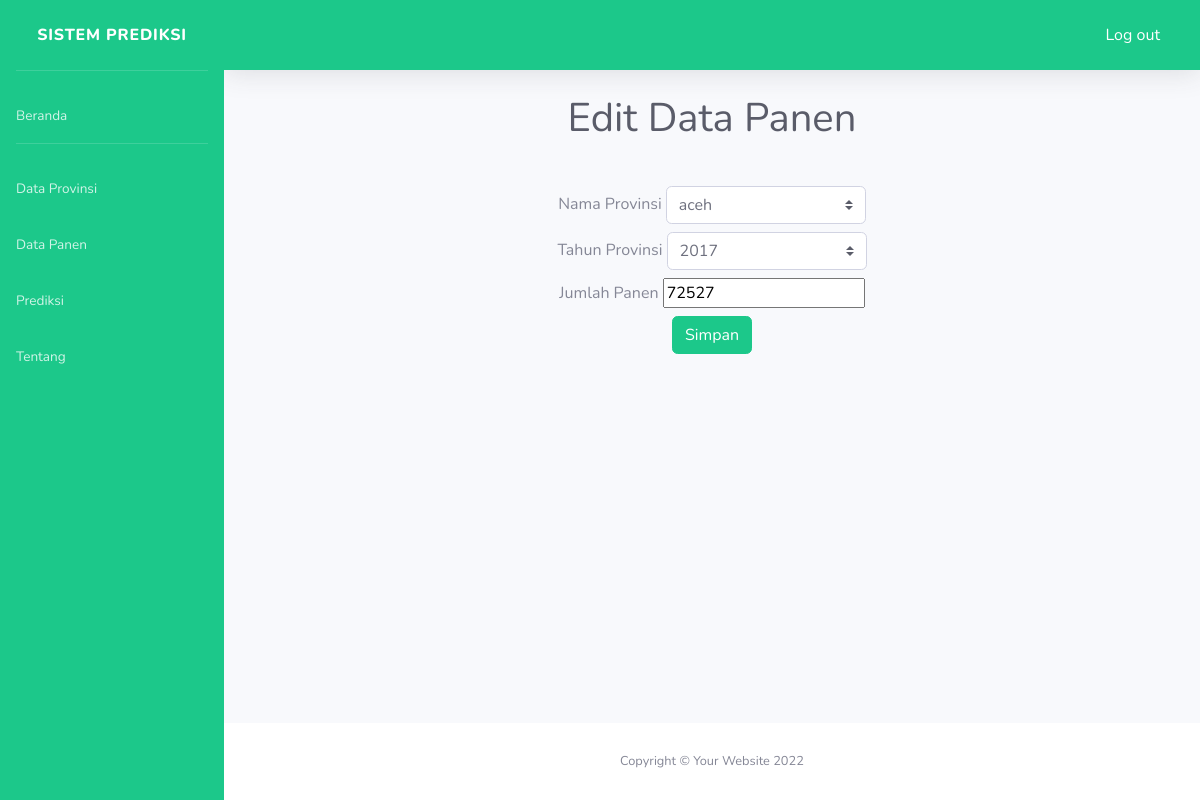
/datapanen/edit.php?id=7 (signed in), run on the app's committed database.
### tables this page shows
CREATE TABLE `hasil` (
  `id_hasil` int(11) NOT NULL,
  `id_provinsi` int(11) NOT NULL,
  `tahun` int(11) NOT NULL,
  `jumlah` int(11) NOT NULL
);

CREATE TABLE `provinsi` (
  `id_provinsi` int(11) NOT NULL,
  `id_admin` int(11) NOT NULL,
  `nama_provinsi` varchar(50) NOT NULL
);

### datapanen/edit.php (the view, shortened to what this page needs)
<?php include_once('header.php');
require_once "../config/config.php";
?>
<div class="container-fluid">
    <div class="d-sm-flex justify-content-center  mb-4">
        <h1 class="text-light mb-0 text-gray-800 ">Edit Data Panen</h1>
    </div>
    <div class="card-body  justify-content-center ">
        <form action="" enctype="multipart/form-data" class=" justify-content-center " method="post">
            <?php
            $id = @$_GET['id'];
            $sql_prov = mysqli_query($con, "SELECT * FROM hasil join provinsi on hasil.ID_PROVINSI=provinsi.ID_PROVINSI WHERE id_hasil = '$id'") or die(mysqli_error($con));
            $data = mysqli_fetch_array($sql_prov)
            ?>
            <div class="text-center mb-2">
                <label>Nama Provinsi</label>
                <select class="custom-select" style="width: 200px;" id="namaprovinsi" name="nama_provinsi">
                    <option value="<?= $data['nama_provinsi'] ?>" selected> <?= $data['nama_provinsi'] ?></option>
                </select>
            </div>
            <div class="text-center mb-2">
                <label>Tahun Provinsi</label>
                <select class="custom-select" style="width: 200px;" id="tahun" name="tahun">
                    <option value="<?= $data['tahun'] ?>" selected> <?= $data['tahun'] ?></option>
                </select>
            </div>
            <div class="text-center mb-2">
                <span>Jumlah Panen</span>
                <input type="number" name="jumlah_panen" value="<?= $data['jumlah'] ?>">
            </div>
            <div class="d-sm-flex justify-content-center mb-4">
                <button class="btn btn-success tex-left" type="submit" name="simpan">Simpan</button>
            </div>
        </form>
    </div>
</div>
</div>
<?php include_once('footer.php');
?>

### data on the page
hasil: nama_provinsi "aceh", tahun "2017", jumlah_panen "72527"
